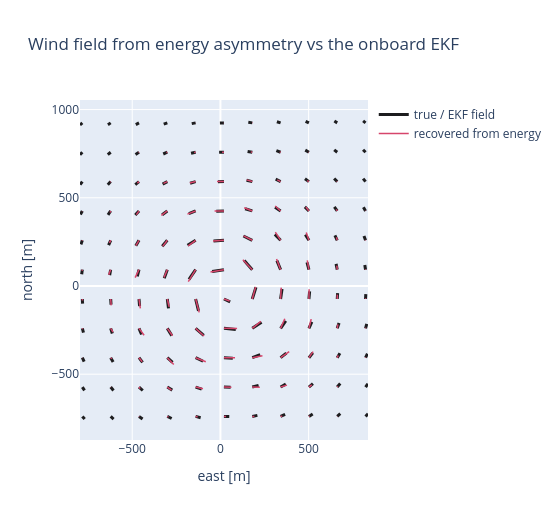

Notebook code cell kept with this figure:
### Markdown cell above
## 6. The wind channel, validated against the EKF

The odd part carries a horizontal drift alongside the vertical ledger. Recovering
it with gradient + curl RBF atoms (the `recover_form_lsq` pattern) and converting
to a wind vector (`Ŵ = -b̂/2ĉ₂`) gives a spatial wind field — which we check against
the autopilot's **own EKF wind estimate**, an instrument the energy fit never saw.

### Code cell
wind_fn = make_vortex(center=(40.0, -30.0), strength=5.0, radius=160.0)
dfw, _ = synthesize_fleet(30, wind=wind_fn, noise=0.02, n_legs=(10, 16),
                          wind_meas_noise=0.4, seed=11)
g = np.linspace(-260, 260, 5); C1, C2 = np.meshgrid(g, g, indexing="ij")
centers = np.stack([C1.ravel(), C2.ravel()], -1)
pooled = fit_pooled(dfw, wind="spatial", centers=centers, width=190.0)
w_field = implied_wind_field(pooled)
print(f"spatial wind field vs onboard EKF: global cosine = {wind_field_cosine(w_field, dfw):.3f}")

gx = np.linspace(dfw.mid_x.min(), dfw.mid_x.max(), 11)
gy = np.linspace(dfw.mid_y.min(), dfw.mid_y.max(), 11)
GX, GY = np.meshgrid(gx, gy); pts = np.stack([GX.ravel(), GY.ravel()], -1)
true = np.stack([wind_fn(p) for p in pts]); rec = np.stack([w_field(p) for p in pts])
fig = go.Figure()
fig.add_trace(quiver(pts, true, PALETTE["ink"], "true / EKF field", sc=14, width=3))
fig.add_trace(quiver(pts, rec, PALETTE["rose"], "recovered from energy", sc=14, width=1.5))
fig.update_layout(height=520, width=560, paper_bgcolor="white",
                  title="Wind field from energy asymmetry vs the onboard EKF",
                  xaxis_title="east [m]", yaxis_title="north [m]")
fig.update_yaxes(scaleanchor="x", scaleratio=1)
fig.show()

### Figure 1 — Plotly figure (JSON) as saved in the notebook; plotly's stock layout.template omitted (floating-point values rounded to 4 significant figures; data arrays with more than 128 entries replaced by an {"elided": "..."} marker saying what was removed)
{"data": [{"hoverinfo": "skip", "line": {"color": "#1d1d1f", "width": 3}, "mode": "lines", "name": "true / EKF field", "type": "scatter", "x": {"elided": "363 float values"}, "y": {"elided": "363 float values"}}, {"hoverinfo": "skip", "line": {"color": "#d6456b", "width": 1.5}, "mode": "lines", "name": "recovered from energy", "type": "scatter", "x": {"elided": "363 float values"}, "y": {"elided": "363 float values"}}], "layout": {"height": 520, "paper_bgcolor": "white", "title": {"text": "Wind field from energy asymmetry vs the onboard EKF"}, "width": 560, "xaxis": {"title": {"text": "east [m]"}}, "yaxis": {"scaleanchor": "x", "scaleratio": 1, "title": {"text": "north [m]"}}}}
